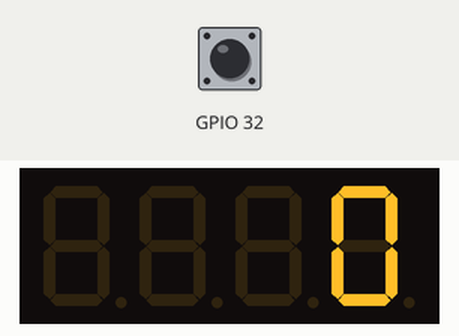
The program below on a simulated ESP32. Parts: 4-digit seven-segment display. Wiring (inferred from the names in the program): 4-digit 7-segment display, segments lit when HIGH: segments GPIO 15, GPIO 2, GPIO 5, GPIO 16, GPIO 4, GPIO 19, GPIO 18; digit selects GPIO 26, GPIO 25, GPIO 33, GPIO 21. Inputs (shaded band) come from the test bench; at power-on: GPIO 32 HIGH. The segment pins are drawn as the display they are named for.

Above: at 1.3 s.
1.4 s: GPIO 32 pulled LOW for 1 s
At 3.3 s:
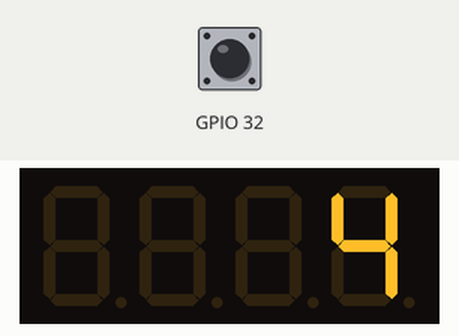
3.9 s: GPIO 32 pulled LOW for 0.3 s
At 5.4 s:
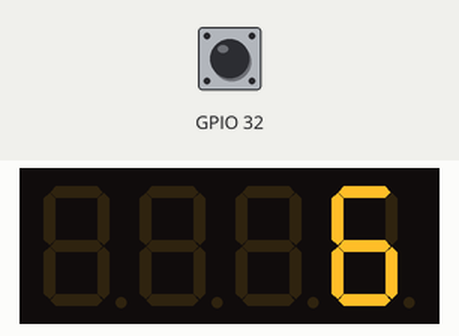
5.7 s: GPIO 32 pulled LOW for 0.3 s
At 5.91 s:
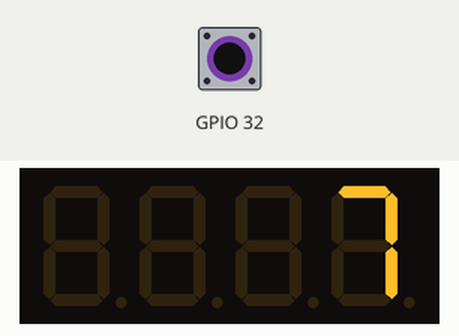
7.5 s: GPIO 32 pulled LOW for 1 s
At 9.5 s:
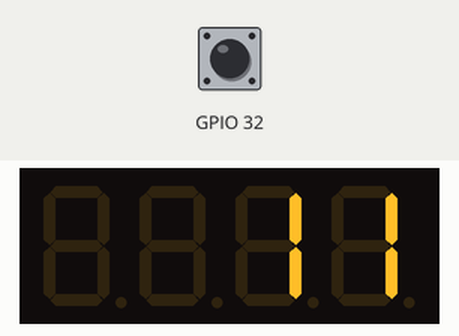
Timing chart, 0 to 11.0 s (numbered marks = the images above; inputs shaded):
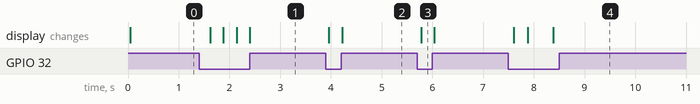

The program:

main.cpp
```cpp
#include <Arduino.h>

#define Dig1 26 //12th pin Seven segment display
#define Dig2 25 //9th pin Seven segment display
#define Dig3 33 //8th pin Seven segment display
#define Dig4 21 //6th pin Seven segment display
#define DIGIT_ON LOW
#define DIGIT_OFF HIGH
#define DISPLAY_BRIGHTNESS 5000
int i=0;
boolean duiz = false;
boolean hon = false;
#define segA 15 //11th pin of Seven segment display
#define segB 2  //7th pin of Seven segment display
#define segC 5  //4th pin of Seven segment display
#define segD 16 //2th pin of Seven segment display
#define segE 4 //1th pin of Seven segment display
#define segF 19 //10th pin of Seven segment display
#define segG 18 //5th pin of Seven segment display

void setup()
{
 pinMode(segA, OUTPUT);
 pinMode(segB, OUTPUT);
 pinMode(segC, OUTPUT);
 pinMode(segD, OUTPUT);
 pinMode(segE, OUTPUT);
 pinMode(segF, OUTPUT);
 pinMode(segG, OUTPUT);
pinMode(Dig1, OUTPUT);
pinMode(Dig2, OUTPUT);
pinMode(Dig3, OUTPUT);
pinMode(Dig4, OUTPUT);
Serial.begin(9600);
}
void lightNumber(int numberToDisplay) {
#define SEGMENT_ON HIGH
#define SEGMENT_OFF LOW
 switch (numberToDisplay){
 case 0:
 digitalWrite(segA, SEGMENT_ON);
 digitalWrite(segB, SEGMENT_ON);
 digitalWrite(segC, SEGMENT_ON);
 digitalWrite(segD, SEGMENT_ON);
 digitalWrite(segE, SEGMENT_ON);
 digitalWrite(segF, SEGMENT_ON);
 digitalWrite(segG, SEGMENT_OFF);
 break;
 case 1:
 digitalWrite(segA, SEGMENT_OFF);
 digitalWrite(segB, SEGMENT_ON);
 digitalWrite(segC, SEGMENT_ON);
 digitalWrite(segD, SEGMENT_OFF);
 digitalWrite(segE, SEGMENT_OFF);
 digitalWrite(segF, SEGMENT_OFF);
 digitalWrite(segG, SEGMENT_OFF);
 break;
 case 2:
 digitalWrite(segA, SEGMENT_ON);
 digitalWrite(segB, SEGMENT_ON);
 digitalWrite(segC, SEGMENT_OFF);
 digitalWrite(segD, SEGMENT_ON);
 digitalWrite(segE, SEGMENT_ON);
 digitalWrite(segF, SEGMENT_OFF);
 digitalWrite(segG, SEGMENT_ON);
 break;
 case 3:
 digitalWrite(segA, SEGMENT_ON);
 digitalWrite(segB, SEGMENT_ON);
 digitalWrite(segC, SEGMENT_ON);
 digitalWrite(segD, SEGMENT_ON);
 digitalWrite(segE, SEGMENT_OFF);
 digitalWrite(segF, SEGMENT_OFF);
 digitalWrite(segG, SEGMENT_ON);
 break;
 case 4:
 digitalWrite(segA, SEGMENT_OFF);
 digitalWrite(segB, SEGMENT_ON);
 digitalWrite(segC, SEGMENT_ON);
 digitalWrite(segD, SEGMENT_OFF);
 digitalWrite(segE, SEGMENT_OFF);
 digitalWrite(segF, SEGMENT_ON);
 digitalWrite(segG, SEGMENT_ON);
 break;
 case 5:
 digitalWrite(segA, SEGMENT_ON);
 digitalWrite(segB, SEGMENT_OFF);
 digitalWrite(segC, SEGMENT_ON);
 digitalWrite(segD, SEGMENT_ON);
 digitalWrite(segE, SEGMENT_OFF);
 digitalWrite(segF, SEGMENT_ON);
 digitalWrite(segG, SEGMENT_ON);
 break;
 case 6:
 digitalWrite(segA, SEGMENT_ON);
 digitalWrite(segB, SEGMENT_OFF);
 digitalWrite(segC, SEGMENT_ON);
 digitalWrite(segD, SEGMENT_ON);
 digitalWrite(segE, SEGMENT_ON);
 digitalWrite(segF, SEGMENT_ON);
 digitalWrite(segG, SEGMENT_ON);
 break;
 case 7:
 digitalWrite(segA, SEGMENT_ON);
 digitalWrite(segB, SEGMENT_ON);
 digitalWrite(segC, SEGMENT_ON);
 digitalWrite(segD, SEGMENT_OFF);
 digitalWrite(segE, SEGMENT_OFF);
 digitalWrite(segF, SEGMENT_OFF);
 digitalWrite(segG, SEGMENT_OFF);
 break;
 case 8:
 digitalWrite(segA, SEGMENT_ON);
 digitalWrite(segB, SEGMENT_ON);
 digitalWrite(segC, SEGMENT_ON);
 digitalWrite(segD, SEGMENT_ON);
 digitalWrite(segE, SEGMENT_ON);
 digitalWrite(segF, SEGMENT_ON);
 digitalWrite(segG, SEGMENT_ON);
 break;
 case 9:
 digitalWrite(segA, SEGMENT_ON);
 digitalWrite(segB, SEGMENT_ON);
 digitalWrite(segC, SEGMENT_ON);
 digitalWrite(segD, SEGMENT_ON);
 digitalWrite(segE, SEGMENT_OFF);
 digitalWrite(segF, SEGMENT_ON);
 digitalWrite(segG, SEGMENT_ON);
 break;
 case 10:
 digitalWrite(segA, SEGMENT_OFF);
 digitalWrite(segB, SEGMENT_OFF);
 digitalWrite(segC, SEGMENT_OFF);
 digitalWrite(segD, SEGMENT_OFF);
 digitalWrite(segE, SEGMENT_OFF);
 digitalWrite(segF, SEGMENT_OFF);
 digitalWrite(segG, SEGMENT_OFF);
 break;
 }
}
void loop() {

 duiz = false;
 hon = false;
 if(touchRead(32)<20)

  {i++;
  }


 for(int k = 0; k<50; k++){ // for loop to slow it down.

 int figur = i;
 for(int digit = 1 ; digit < 5 ; digit++) { //for loop to place the number in the right digit
 switch(digit) {
 case 1:
 if(figur > 999){
 digitalWrite(Dig1, DIGIT_ON);
 lightNumber(figur / 1000); // for example 2511 / 1000 = 2
 figur %= 1000; // new value of figur = 511 figur = figur %1000

 delayMicroseconds(DISPLAY_BRIGHTNESS);
 if (figur < 100){
 duiz = true;
 if (figur <10){
 hon = true;

 }

 }else duiz = false;
 }

 break;
 case 2:
 if(duiz == true){
 digitalWrite(Dig2, DIGIT_ON);
 lightNumber(0);
 delayMicroseconds(DISPLAY_BRIGHTNESS);

 }if(hon == true){
 break;
 }

 if(figur > 99 && figur < 1000){
 digitalWrite(Dig2, DIGIT_ON);
 lightNumber(figur / 100);
 figur %= 100;
 delayMicroseconds(DISPLAY_BRIGHTNESS);
 if (figur < 10){
 hon = true;

 }else hon = false;
 }
 break;
 case 3:
 if(hon == true){
 digitalWrite(Dig3, DIGIT_ON);
 lightNumber(0);
 delayMicroseconds(DISPLAY_BRIGHTNESS);
 break;
 }

 if(figur > 9 && figur < 100){
 digitalWrite(Dig3, DIGIT_ON);
 lightNumber(figur / 10);
 figur %= 10;
 delayMicroseconds(DISPLAY_BRIGHTNESS);
 }

 break;
 case 4:
 if(figur < 10){
 digitalWrite(Dig4, DIGIT_ON);
 lightNumber(figur);
 delayMicroseconds(DISPLAY_BRIGHTNESS);

 break;
 }
 }
 //Turn off all segments
 lightNumber(10);
 //Turn off all digits
 digitalWrite(Dig1, DIGIT_OFF);
 digitalWrite(Dig2, DIGIT_OFF);
 digitalWrite(Dig3, DIGIT_OFF);
 digitalWrite(Dig4, DIGIT_OFF);

}
}
}
```

Measured:
- after the input at 1.4 s, the display: first changes after 0.22 s (image 1 shows a later state)
- after the input at 3.9 s, the display: first changes after 0.06 s (image 2 shows a later state)
- after the input at 5.7 s, the display: changes after 0.08 s (image 3)
- after the input at 7.5 s, the display: first changes after 0.10 s (image 4 shows a later state)
